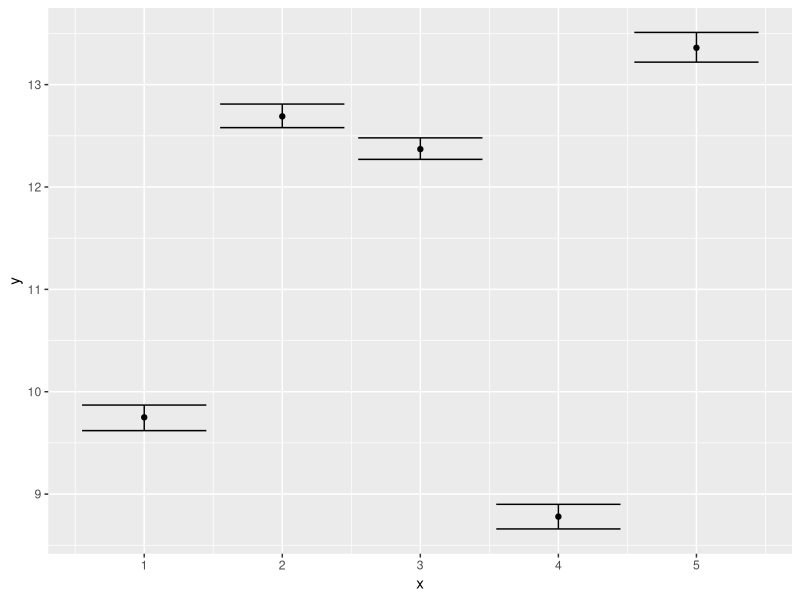

Recreate this plot in R. (Note: this script raises an error after producing the figure.)
library(ggplot2)

###CI for five pizzas
data<- round(data.frame(x=1:5,y=c(9.75,12.69,12.37,8.78,13.36),lower=c(9.62,12.58,12.27,8.66,13.22),upper=c(9.87,12.81,12.48,8.90,13.51)),5)

ggplot(data,aes(x,y))+geom_point()+geom_errorbar((aes(ymin=lower,ymax=upper)))
+labs(x="Cheese Pizza        White Pizza         Margherita Pizza        Pizza        Hawaiian Pizza",y="Price")
+annotate("text",x=1.3,y=10.3,label="M=9.75")+annotate("text",x=2.3,y=13.2,label="M=12.69")
+annotate("text",x=3.3,y=13.1,label="M=12.37")+annotate("text",x=4.3,y=9.2,label="M=8.78")
+annotate("text",x=4.7,y=13.8,label="M=13.36")
+geom_bar(stat="identity",width=0.5,fill="#999999",color="black")


###CI for normal CI and decision tree CI
data<-round(data.frame(x=1:2,y=c(11.35,11.35),lower=c(8.53,8.53),upper=c(14.18,13.39)),4)
ggplot(data,aes(x,y))+geom_point()+geom_bar(stat="identity",width=0.5,fill="#999999",color="black")
+geom_errorbar((aes(ymin=lower,ymax=upper)))
+labs(x="CI                                                  Decision tree CI",y="Pizza price")
+annotate("text",x=1,y=11.8,label="M=11.35")
+annotate("text",x=2,y=11.8,label="M=11.35")
+annotate("text",x=1,y=14.4,label="14.18")
+annotate("text",x=2,y=13.7,label="13.39")
+annotate("text",x=2,y=8.3,label="8.53")
+annotate("text",x=1,y=8.3,label="8.53")



###CI for normal CI
data<-round(data.frame(x=1,y=c(11.35),lower=c(8.53),upper=c(14.18)),4)
ggplot(data,aes(x,y))+geom_bar(stat="identity",width=0.5,fill="#999999",color="black")
+geom_point()+geom_errorbar((aes(ymin=lower,ymax=upper)))
+annotate("text",x=1,y=8.3,label="8.53")
+annotate("text",x=1,y=14.4,label="14.18")
+annotate("text",x=1,y=12.3,label="M=11.35")+labs(x="CI",y="Pizza price")

